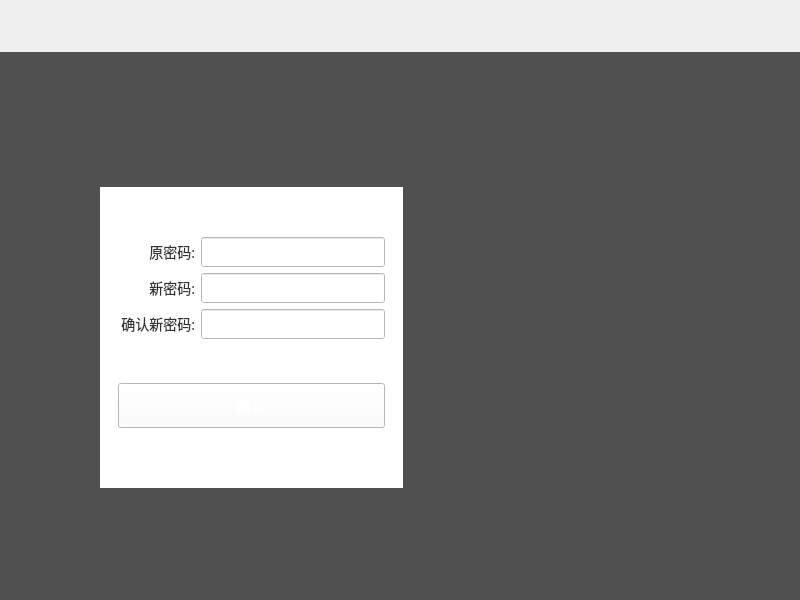
<?xml version="1.0" encoding="UTF-8"?>
<ui version="4.0">
 <class>ResetKeyWgt</class>
 <widget class="QWidget" name="ResetKeyWgt">
  <property name="geometry">
   <rect>
    <x>0</x>
    <y>0</y>
    <width>800</width>
    <height>600</height>
   </rect>
  </property>
  <property name="windowTitle">
   <string>Widget</string>
  </property>
  <layout class="QVBoxLayout" name="verticalLayout_4" stretch="52,548">
   <property name="spacing">
    <number>0</number>
   </property>
   <property name="leftMargin">
    <number>0</number>
   </property>
   <property name="topMargin">
    <number>0</number>
   </property>
   <property name="rightMargin">
    <number>0</number>
   </property>
   <property name="bottomMargin">
    <number>0</number>
   </property>
   <item>
    <widget class="TitleWithReturnWidget" name="titleWgt" native="true">
     <property name="minimumSize">
      <size>
       <width>0</width>
       <height>52</height>
      </size>
     </property>
     <property name="maximumSize">
      <size>
       <width>16777215</width>
       <height>52</height>
      </size>
     </property>
    </widget>
   </item>
   <item>
    <widget class="QWidget" name="homeWgt" native="true">
     <property name="maximumSize">
      <size>
       <width>16777215</width>
       <height>16777215</height>
      </size>
     </property>
     <property name="styleSheet">
      <string notr="true">background-color: rgb(81, 80, 80);</string>
     </property>
     <widget class="WndDigitalKeyboard" name="keyboardWgt" native="true">
      <property name="geometry">
       <rect>
        <x>420</x>
        <y>135</y>
        <width>302</width>
        <height>301</height>
       </rect>
      </property>
      <property name="minimumSize">
       <size>
        <width>302</width>
        <height>301</height>
       </size>
      </property>
     </widget>
     <widget class="QWidget" name="resetKeyInfoWgt" native="true">
      <property name="geometry">
       <rect>
        <x>100</x>
        <y>135</y>
        <width>303</width>
        <height>301</height>
       </rect>
      </property>
      <property name="minimumSize">
       <size>
        <width>296</width>
        <height>301</height>
       </size>
      </property>
      <property name="styleSheet">
       <string notr="true">background-color: rgb(255, 255, 255);
font-size:12px;</string>
      </property>
      <layout class="QVBoxLayout" name="verticalLayout_3">
       <property name="spacing">
        <number>18</number>
       </property>
       <property name="leftMargin">
        <number>18</number>
       </property>
       <property name="topMargin">
        <number>0</number>
       </property>
       <property name="rightMargin">
        <number>18</number>
       </property>
       <property name="bottomMargin">
        <number>0</number>
       </property>
       <item>
        <layout class="QVBoxLayout" name="verticalLayout_2">
         <property name="topMargin">
          <number>50</number>
         </property>
         <property name="bottomMargin">
          <number>6</number>
         </property>
         <item>
          <layout class="QHBoxLayout" name="horizontalLayout">
           <item>
            <widget class="QLabel" name="oldKeyLbl">
             <property name="minimumSize">
              <size>
               <width>77</width>
               <height>0</height>
              </size>
             </property>
             <property name="font">
              <font>
               <family>微软雅黑</family>
               <pointsize>-1</pointsize>
              </font>
             </property>
             <property name="styleSheet">
              <string notr="true">font-size:14px;
font-family:&quot;微软雅黑&quot;;
color: rgb(51, 51, 51);

</string>
             </property>
             <property name="text">
              <string>原密码:</string>
             </property>
             <property name="alignment">
              <set>Qt::AlignRight|Qt::AlignTrailing|Qt::AlignVCenter</set>
             </property>
            </widget>
           </item>
           <item>
            <widget class="QLineEdit" name="oldKey">
             <property name="minimumSize">
              <size>
               <width>100</width>
               <height>30</height>
              </size>
             </property>
             <property name="maximumSize">
              <size>
               <width>16777215</width>
               <height>16777215</height>
              </size>
             </property>
             <property name="font">
              <font>
               <pointsize>-1</pointsize>
              </font>
             </property>
             <property name="styleSheet">
              <string notr="true">border-image: url(:/shareImages/editRect.png);
padding-left:10px;</string>
             </property>
            </widget>
           </item>
          </layout>
         </item>
         <item>
          <layout class="QHBoxLayout" name="horizontalLayout_3">
           <item>
            <widget class="QLabel" name="newKeyLbl">
             <property name="minimumSize">
              <size>
               <width>77</width>
               <height>0</height>
              </size>
             </property>
             <property name="font">
              <font>
               <family>微软雅黑</family>
               <pointsize>-1</pointsize>
              </font>
             </property>
             <property name="styleSheet">
              <string notr="true">font-size:14px;
color: rgb(51, 51, 51);
font-family:&quot;微软雅黑&quot;;</string>
             </property>
             <property name="text">
              <string>新密码:</string>
             </property>
             <property name="alignment">
              <set>Qt::AlignRight|Qt::AlignTrailing|Qt::AlignVCenter</set>
             </property>
            </widget>
           </item>
           <item>
            <widget class="QLineEdit" name="newKey">
             <property name="minimumSize">
              <size>
               <width>100</width>
               <height>30</height>
              </size>
             </property>
             <property name="font">
              <font>
               <pointsize>-1</pointsize>
              </font>
             </property>
             <property name="styleSheet">
              <string notr="true">border-image: url(:/shareImages/editRect.png);
padding-left:10px;</string>
             </property>
            </widget>
           </item>
          </layout>
         </item>
         <item>
          <layout class="QVBoxLayout" name="verticalLayout">
           <property name="spacing">
            <number>0</number>
           </property>
           <item>
            <layout class="QHBoxLayout" name="horizontalLayout_2">
             <item>
              <widget class="QLabel" name="label_3">
               <property name="minimumSize">
                <size>
                 <width>77</width>
                 <height>0</height>
                </size>
               </property>
               <property name="font">
                <font>
                 <family>微软雅黑</family>
                 <pointsize>-1</pointsize>
                </font>
               </property>
               <property name="styleSheet">
                <string notr="true">font-size:14px;
color: rgb(51, 51, 51);
font-family:&quot;微软雅黑&quot;;</string>
               </property>
               <property name="text">
                <string>确认新密码:</string>
               </property>
               <property name="alignment">
                <set>Qt::AlignRight|Qt::AlignTrailing|Qt::AlignVCenter</set>
               </property>
              </widget>
             </item>
             <item>
              <widget class="QLineEdit" name="newKeyRepeat">
               <property name="minimumSize">
                <size>
                 <width>100</width>
                 <height>30</height>
                </size>
               </property>
               <property name="font">
                <font>
                 <pointsize>-1</pointsize>
                </font>
               </property>
               <property name="styleSheet">
                <string notr="true">border-image: url(:/shareImages/editRect.png);
padding-left:10px;</string>
               </property>
              </widget>
             </item>
            </layout>
           </item>
           <item>
            <layout class="QHBoxLayout" name="horizontalLayout_4">
             <item>
              <spacer name="horizontalSpacer">
               <property name="orientation">
                <enum>Qt::Horizontal</enum>
               </property>
               <property name="sizeType">
                <enum>QSizePolicy::Fixed</enum>
               </property>
               <property name="sizeHint" stdset="0">
                <size>
                 <width>85</width>
                 <height>20</height>
                </size>
               </property>
              </spacer>
             </item>
             <item>
              <widget class="QLabel" name="tipLabel">
               <property name="minimumSize">
                <size>
                 <width>90</width>
                 <height>0</height>
                </size>
               </property>
               <property name="styleSheet">
                <string notr="true">color:#fa7a7a;
font-family:&quot;微软雅黑&quot;;</string>
               </property>
               <property name="text">
                <string/>
               </property>
              </widget>
             </item>
            </layout>
           </item>
          </layout>
         </item>
        </layout>
       </item>
       <item>
        <widget class="QPushButton" name="confirmBtn">
         <property name="minimumSize">
          <size>
           <width>260</width>
           <height>45</height>
          </size>
         </property>
         <property name="font">
          <font>
           <family>微软雅黑</family>
           <pointsize>-1</pointsize>
          </font>
         </property>
         <property name="styleSheet">
          <string notr="true">QPushButton{
font-family:&quot;微软雅黑&quot;;
color:#ffffff;
font-size:16px;
border-image: url(:/loginImage/commonButton.png);
}

QPushButton:pressed{
border-image: url(:/loginImage/commonButtonPressed.png);
}</string>
         </property>
         <property name="text">
          <string>确认</string>
         </property>
        </widget>
       </item>
       <item>
        <spacer name="verticalSpacer">
         <property name="orientation">
          <enum>Qt::Vertical</enum>
         </property>
         <property name="sizeHint" stdset="0">
          <size>
           <width>20</width>
           <height>29</height>
          </size>
         </property>
        </spacer>
       </item>
      </layout>
     </widget>
    </widget>
   </item>
  </layout>
 </widget>
 <layoutdefault spacing="6" margin="11"/>
 <customwidgets>
  <customwidget>
   <class>WndDigitalKeyboard</class>
   <extends>QWidget</extends>
   <header>WndDigitalKeyboard.h</header>
   <container>1</container>
  </customwidget>
  <customwidget>
   <class>TitleWithReturnWidget</class>
   <extends>QWidget</extends>
   <header>TitleWithReturnWidget.h</header>
   <container>1</container>
  </customwidget>
 </customwidgets>
 <resources/>
 <connections/>
</ui>
